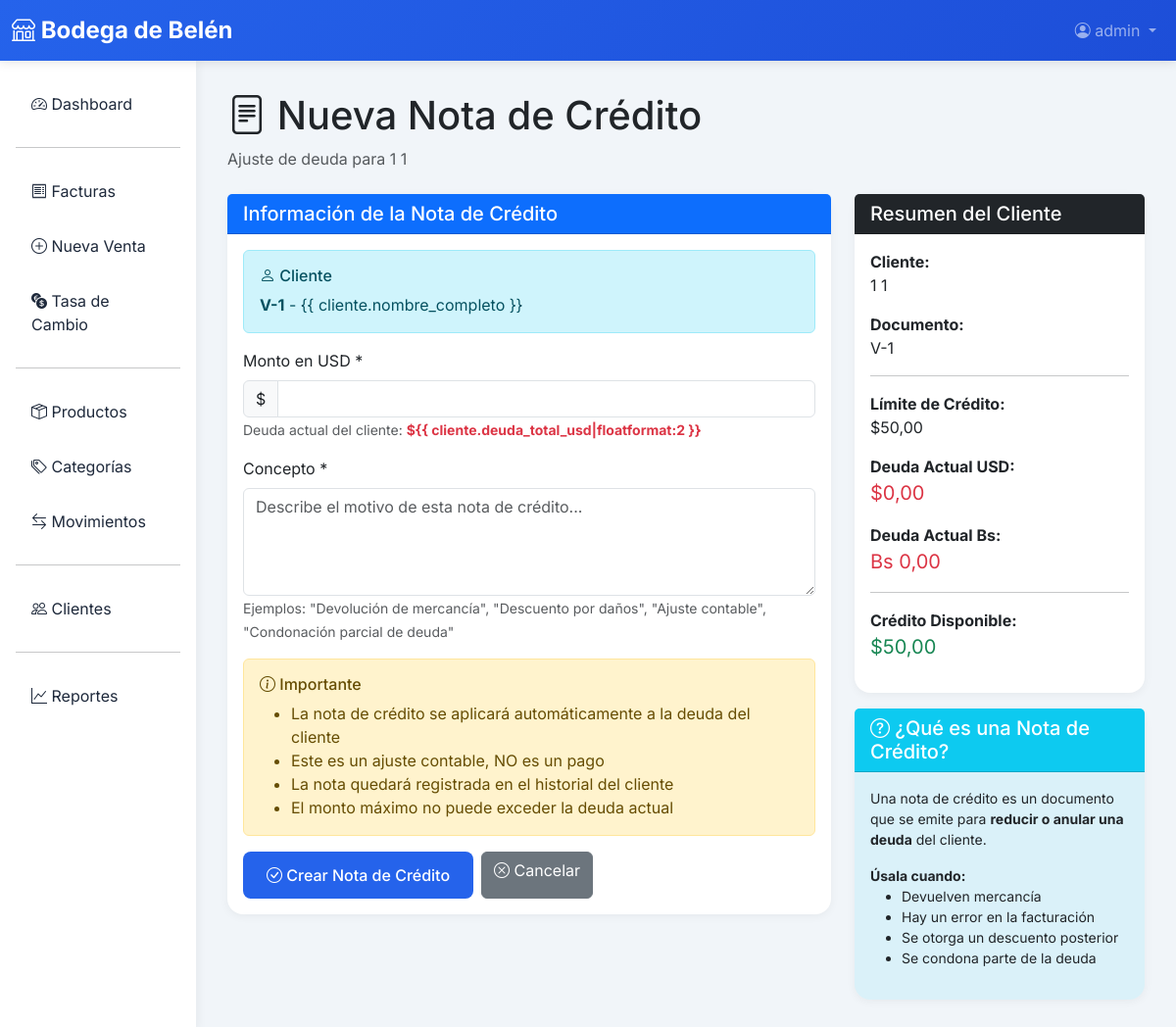
The app's page /clientes/1/nota-credito/crear/ with its own data.
### clientes/models.py (models this page shows, shortened)
class Cliente(models.Model):
    TIPO_DOCUMENTO_CHOICES = [
        ('V', 'V - Venezolano'),
        ('E', 'E - Extranjero'),
        ('J', 'J - Jurídico'),
        ('G', 'G - Gubernamental'),
    ]
    tipo_documento = models.CharField(max_length=1, choices=TIPO_DOCUMENTO_CHOICES, default='V')
    numero_documento = models.CharField(max_length=20, unique=True)
    nombre = models.CharField(max_length=200)
    apellido = models.CharField(max_length=200, blank=True)
    telefono = models.CharField(max_length=20, blank=True)
    email = models.EmailField(blank=True)
    direccion = models.TextField(blank=True)
    tiene_credito = models.BooleanField(default=False, help_text='¿El cliente puede comprar a crédito?')
    limite_credito_usd = models.DecimalField(
        max_digits=10,
        decimal_places=2,
        default=Decimal('0.00'),
        validators=[MinValueValidator(Decimal('0.00'))],
        help_text='Límite de crédito en USD'
    )
    activo = models.BooleanField(default=True)
    created_at = models.DateTimeField(auto_now_add=True)
    updated_at = models.DateTimeField(auto_now=True)
    class Meta:
        verbose_name = 'Cliente'
        verbose_name_plural = 'Clientes'
        ordering = ['nombre', 'apellido']
        indexes = [
            models.Index(fields=['numero_documento']),
            models.Index(fields=['nombre']),
        ]
    @property
    def nombre_completo(self):
        if self.apellido:
            return f"{self.nombre} {self.apellido}"
        return self.nombre
    @property
    def deuda_total_usd(self):
        from ventas.models import Factura
        facturas_pendientes = Factura.objects.filter(
            cliente=self,
            tipo_venta='CREDITO',  # Solo facturas a crédito
            estado__in=['PENDIENTE', 'PARCIAL']
        )
        total = sum(factura.saldo_pendiente_usd for factura in facturas_pendientes)
        return Decimal(str(total))
    @property
    def credito_disponible_usd(self):
        if not self.tiene_credito:
            return Decimal('0.00')
        return self.limite_credito_usd - self.deuda_total_usd
    @property
    def deuda_total_bs(self):
        from ventas.models import TasaCambio
        tasa = TasaCambio.get_tasa_actual()
        return self.deuda_total_usd * tasa if tasa else Decimal('0.00')

### clientes/views.py (the view, shortened to what this page needs)
# urls.py: path('<int:cliente_id>/nota-credito/crear/', views.nota_credito_create, name='nota_credito_create'),
@login_required
def nota_credito_create(request, cliente_id):
    cliente = get_object_or_404(Cliente, pk=cliente_id)
    return render(request, 'clientes/nota_credito_form.html', {'cliente': cliente})

### ventas/models.py (called while the page is built)
    @staticmethod
    def get_tasa_actual():
        tasa = TasaCambio.objects.first()
        return tasa.tasa if tasa else Decimal('36.00')  # Tasa por defecto

### templates/clientes/nota_credito_form.html (shortened to what this page needs)
{% extends 'base.html' %}
{% block content %}
<div class="mb-4">
    <h1 class="mb-2"><i class="bi bi-file-text"></i> Nueva Nota de Crédito</h1>
    <p class="text-muted">Ajuste de deuda para {{ cliente.nombre_completo }}</p>
</div>
<div class="row">
    <div class="col-md-8">
        <div class="card">
            <div class="card-header bg-primary text-white">
                <h5 class="mb-0">Información de la Nota de Crédito</h5>
            </div>
            <div class="card-body">
                <form method="post">
                    <div class="alert alert-info">
                        <h6 class="alert-heading"><i class="bi bi-person"></i> Cliente</h6>
                        <p class="mb-0">
                            <strong>{{ cliente.tipo_documento }}-{{ cliente.numero_documento }}</strong> - {{
                            cliente.nombre_completo }}
                        </p>
                    </div>
                    <div class="mb-3">
                        <label for="monto_usd" class="form-label">Monto en USD *</label>
                        <div class="input-group">
                            <span class="input-group-text">$</span>
                            <input type="number" name="monto_usd" id="monto_usd" class="form-control" step="0.01"
                                min="0.01" max="{{ cliente.deuda_total_usd }}" required>
                        </div>
                        <small class="form-text text-muted">
                            Deuda actual del cliente: <strong class="text-danger">${{
                                cliente.deuda_total_usd|floatformat:2 }}</strong>
                        </small>
                    </div>
                    <div class="mb-3">
                        <label for="concepto" class="form-label">Concepto *</label>
                        <textarea name="concepto" id="concepto" class="form-control" rows="4"
                            placeholder="Describe el motivo de esta nota de crédito..." required></textarea>
                        <small class="form-text text-muted">
                            Ejemplos: "Devolución de mercancía", "Descuento por daños", "Ajuste contable", "Condonación
                            parcial de deuda"
                        </small>
                    </div>
                    <div class="alert alert-warning">
                        <h6 class="alert-heading"><i class="bi bi-info-circle"></i> Importante</h6>
                        <ul class="mb-0">
                            <li>La nota de crédito se aplicará automáticamente a la deuda del cliente</li>
                            <li>Este es un ajuste contable, NO es un pago</li>
                            <li>La nota quedará registrada en el historial del cliente</li>
                            <li>El monto máximo no puede exceder la deuda actual</li>
                        </ul>
                    </div>
                    <div class="d-flex gap-2">
                        <button type="submit" class="btn btn-primary">
                            <i class="bi bi-check-circle"></i> Crear Nota de Crédito
                        </button>
                        <a href="{% url 'clientes:cliente_detail' cliente.pk %}" class="btn btn-secondary">
                            <i class="bi bi-x-circle"></i> Cancelar
                        </a>
                    </div>
                </form>
            </div>
        </div>
    </div>
    <div class="col-md-4">
        <div class="card mb-3">
            <div class="card-header bg-dark text-white">
                <h5 class="mb-0">Resumen del Cliente</h5>
            </div>
            <div class="card-body">
                <p><strong>Cliente:</strong><br>{{ cliente.nombre_completo }}</p>
                <p><strong>Documento:</strong><br>{{ cliente.tipo_documento }}-{{ cliente.numero_documento }}</p>
                <hr>
                <p><strong>Límite de Crédito:</strong><br>${{ cliente.limite_credito_usd|floatformat:2 }}</p>
                <p><strong>Deuda Actual USD:</strong><br>
                    <span class="fs-5 text-danger">${{ cliente.deuda_total_usd|floatformat:2 }}</span>
                </p>
                <p><strong>Deuda Actual Bs:</strong><br>
                    <span class="fs-5 text-danger">Bs {{ cliente.deuda_total_bs|floatformat:2 }}</span>
                </p>
                <hr>
                <p><strong>Crédito Disponible:</strong><br>
                    <span class="fs-5 text-success">${{ cliente.credito_disponible_usd|floatformat:2 }}</span>
                </p>
            </div>
        </div>
        <div class="card bg-info bg-opacity-10 border-info">
            <div class="card-header bg-info text-white">
                <h5 class="mb-0"><i class="bi bi-question-circle"></i> ¿Qué es una Nota de Crédito?</h5>
            </div>
            <div class="card-body">
                <p class="small">
                    Una nota de crédito es un documento que se emite para <strong>reducir o anular una deuda</strong>
                    del cliente.
                </p>
                <p class="small mb-0">
                    <strong>Úsala cuando:</strong>
                </p>
                <ul class="small">
                    <li>Devuelven mercancía</li>
                    <li>Hay un error en la facturación</li>
                    <li>Se otorga un descuento posterior</li>
                    <li>Se condona parte de la deuda</li>
                </ul>
            </div>
        </div>
    </div>
</div>
{% endblock %}

### templates/base.html (shortened to what this page needs)
<!DOCTYPE html>
<html lang="es">
<head>
    <link href="https://cdn.jsdelivr.net/npm/bootstrap@5.3.0/dist/css/bootstrap.min.css" rel="stylesheet">
    <link rel="stylesheet" href="https://cdn.jsdelivr.net/npm/bootstrap-icons@1.11.0/font/bootstrap-icons.css">
</head>
<body>
    <nav class="navbar navbar-expand-lg navbar-dark">
        <div class="container-fluid">
            <a class="navbar-brand" href="{% url 'ventas:dashboard' %}">
                <i class="bi bi-shop"></i> Bodega de Belén
            </a>
            <div class="collapse navbar-collapse" id="navbarNav">
                <ul class="navbar-nav ms-auto">
                    {% if user.is_authenticated %}
                    <li class="nav-item dropdown">
                        <a class="nav-link dropdown-toggle" href="#" id="userDropdown" role="button" data-bs-toggle="dropdown">
                            <i class="bi bi-person-circle"></i> {{ user.username }}
                        </a>
                    </li>
                    {% else %}
                    <li class="nav-item">
                        <a class="nav-link" href="{% url 'login' %}">Iniciar Sesión</a>
                    </li>
                    {% endif %}
                </ul>
            </div>
        </div>
    </nav>
    <div class="container-fluid">
        <div class="row">
            {% if user.is_authenticated %}
            <div class="col-md-3 col-lg-2 px-0 sidebar">
                <div class="p-3">
                    <nav class="nav flex-column">
                        <a class="nav-link" href="{% url 'ventas:dashboard' %}">
                            <i class="bi bi-speedometer2"></i> Dashboard
                        </a>
                        <hr>
                        <a class="nav-link" href="{% url 'ventas:factura_list' %}">
                            <i class="bi bi-receipt"></i> Facturas
                        </a>
                        <a class="nav-link" href="{% url 'ventas:factura_create' %}">
                            <i class="bi bi-plus-circle"></i> Nueva Venta
                        </a>
                        <a class="nav-link" href="{% url 'ventas:tasa_cambio_list' %}">
                            <i class="bi bi-currency-exchange"></i> Tasa de Cambio
                        </a>
                        <hr>
                        <a class="nav-link" href="{% url 'inventario:producto_list' %}">
                            <i class="bi bi-box-seam"></i> Productos
                        </a>
                        <a class="nav-link" href="{% url 'inventario:categoria_list' %}">
                            <i class="bi bi-tags"></i> Categorías
                        </a>
                        <a class="nav-link" href="{% url 'inventario:movimiento_list' %}">
                            <i class="bi bi-arrow-left-right"></i> Movimientos
                        </a>
                        <hr>
                        <a class="nav-link" href="{% url 'clientes:cliente_list' %}">
                            <i class="bi bi-people"></i> Clientes
                        </a>
                        <hr>
                        <a class="nav-link" href="{% url 'ventas:reportes' %}">
                            <i class="bi bi-graph-up"></i> Reportes
                        </a>
                    </nav>
                </div>
            </div>
            {% endif %}
            <div class="col-md-9 col-lg-10 content-area">
                {% block content %}{% endblock %}
            </div>
        </div>
    </div>
</body>
</html>

### templates/base.html (style rules this page uses)
:root { --primary-color: #2563eb; --secondary-color: #64748b; --success-color: #10b981; --danger-color: #ef4444; --warning-color: #f59e0b; --dark-color: #1e293b; --light-color: #f8fafc; }
body { font-family: 'Inter', sans-serif; background-color: #f1f5f9; }
.navbar { background: linear-gradient(135deg, var(--primary-color) 0%, #1d4ed8 100%); box-shadow: 0 2px 10px rgba(0,0,0,0.1); }
.navbar-brand { font-weight: 700; font-size: 1.5rem; }
.sidebar { min-height: calc(100vh - 56px); background: white; box-shadow: 2px 0 10px rgba(0,0,0,0.05); }
.sidebar .nav-link { color: var(--dark-color); padding: 0.75rem 1rem; border-radius: 0.5rem; margin: 0.25rem 0; transition: all 0.3s ease; }
.card { border: none; border-radius: 1rem; box-shadow: 0 2px 10px rgba(0,0,0,0.05); transition: transform 0.3s ease, box-shadow 0.3s ease; }
.btn-primary { background: var(--primary-color); border: none; border-radius: 0.5rem; padding: 0.75rem 1.5rem; font-weight: 500; transition: all 0.3s ease; }
.content-area { padding: 2rem; }

### records on screen
Cliente: nombre_completo "1 1", tipo_documento "V", numero_documento "1", limite_credito_usd "50,00", deuda_total_usd "0,00", deuda_total_bs "0,00", credito_disponible_usd "50,00"

### other values on screen
{{ user.username }} "admin"
